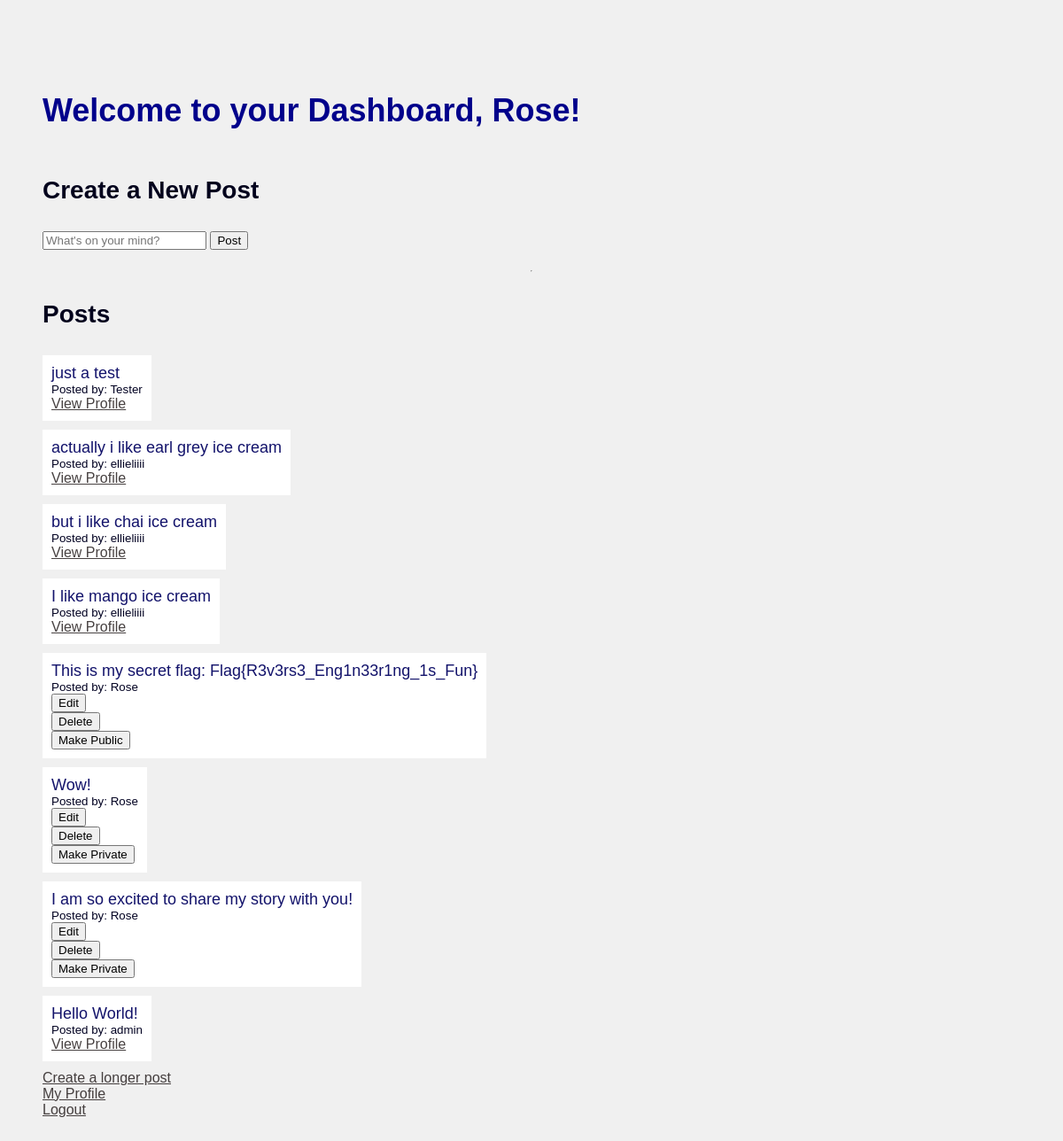
Page /dashboard (signed in) on the committed database.
### app.py (models this page shows)
class User(db.Model, UserMixin):
    id = db.Column(db.Integer, primary_key=True)
    username = db.Column(db.String(20), nullable=False, unique=True)
    password = db.Column(db.String(80), nullable=False)
    posts = db.relationship('Post', backref='author', lazy=True)
    fun_fact = db.Column(db.Text, default="Fun fact goes here")
    private_fun_fact = db.Column(db.Boolean, default=False)
    is_admin = db.Column(db.Boolean, default=False)

class Post(db.Model):
    id = db.Column(db.Integer, primary_key=True)
    content = db.Column(db.Text, nullable=False)
    user_id = db.Column(db.Integer, db.ForeignKey('user.id'), nullable=False)  # Reintroduced ForeignKey
    private = db.Column(db.Boolean, default=False)

### app.py (the view)
@app.route('/dashboard', methods=['GET', 'POST'])
@login_required
def dashboard():
    prefix = request.headers.get('X-Forwarded-Prefix', '').strip('/')
    print(prefix)
    form = PostForm()
    if form.validate_on_submit():
        new_post = Post(content=form.content.data, user_id=current_user.id)
        db.session.add(new_post)
        db.session.commit()
        dashboard_url = '/' + prefix + url_for('dashboard')
        return redirect(dashboard_url)
    posts = Post.query.order_by(Post.id.desc()).all()
    if current_user.is_admin:
        return render_template('admin_dashboard.html', form=form, posts=posts, prefix = prefix)
    else:
        return render_template('dashboard.html', form=form, posts=posts, prefix = prefix)

### app.py
class PostForm(FlaskForm):
    content = StringField(validators=[
                          InputRequired(), Length(min=1, max=280)], render_kw={"placeholder": "What's on your mind?"})
    submit = SubmitField('Post')

### app.py (called while the page is built)
@login_manager.user_loader
def load_user(user_id):
    return User.query.get(int(user_id))

### templates/dashboard.html (shortened to what this page needs)
<!DOCTYPE html>
<html>
<head>
    <link rel="stylesheet" type="text/css" href="{{ url_for('static', filename='style.css') }}">
</head>
<body>
    <div class="container">
        <h1>Welcome to your Dashboard, {{ current_user.username }}!</h1>
        <h2>Create a New Post</h2>
        <form method="POST" action="/{{prefix + url_for('dashboard') }}">
            {{ form.content }}
            {{ form.submit }}
        </form>
        <hr>
        <h2>Posts</h2>
        {% for post in posts %}
            {% if not post.private or current_user.id == post.author.id %}
                <div class="post">
                    <p>{{ post.content }}</p>
                    <small>Posted by: {{ post.author.username }}</small>
                    {% if current_user.id != post.author.id %}
                        <a href="/{{prefix + url_for('profile', user_id=post.author.id) }}">View Profile</a>
                    {% endif %}
                    {% if current_user.id == post.author.id %}
                        <form method="POST" action="/{{prefix + url_for('edit_post', post_id=post.id) }}">
                            <button type="submit">Edit</button>
                        </form>
                        <form method="POST" action="/{{prefix + url_for('delete_post', post_id=post.id) }}">
                            <button type="submit">Delete</button>
                        </form>
                        <form method="POST" action="/{{prefix + url_for('toggle_privacy', post_id=post.id) }}">
                            {% if post.private %}
                                <button type="submit">Make Public</button>
                            {% else %}
                                <button type="submit">Make Private</button>
                            {% endif %}
                        </form>
                    {% endif %}
                </div>
            {% endif %}
        {% endfor %}
        <a href="/{{prefix + url_for('create_longer_post') }}">Create a longer post</a>
        <a href="/{{prefix + url_for('profile', user_id=current_user.id) }}">My Profile</a>
        <a href="/{{prefix + url_for('logout') }}">Logout</a>
    </div>
</body>
</html>

### static/style.css (style rules this page uses)
body { background-color: #f0f0f0; color: rgba(255, 255, 255, 0.762); font-family: Arial, sans-serif; }
.container { display: flex; flex-direction: column; align-items: flex-start; justify-content: flex-start; height: 100vh; margin: 40px auto; padding: 40px; overflow-y: auto; }
h1 { font-size: 36px; text-align: center; margin-bottom: 30px; color: darkblue; }
h2 { font-size: 28px; text-align: left; margin-bottom: 30px; color: rgb(3, 3, 29); }
p { font-size: 18px; text-align: left; margin-bottom: 30px; color: rgb(19, 19, 107); }
form input { margin-bottom: 15px; }
.post { background-color: #ffffff; padding: 10px; margin-bottom: 10px; }
.post p { margin: 0; }
.post small { display: block; color: rgb(2, 2, 34); }
a { color: rgba(15, 7, 7, 0.762); }

### rows in the picture
User: username "Rose"
Post: content "just a test", author.username "Tester"
Post: content "actually i like earl grey ice cream", author.username "ellieliiii"
Post: content "but i like chai ice cream", author.username "ellieliiii"
Post: content "I like mango ice cream", author.username "ellieliiii"
Post: content "This is my secret flag: Flag{R3v3rs3_Eng1n33r1ng_1s_Fun}", author.username "Rose", private "Make Public"
Post: content "Wow!", author.username "Rose", private "Make Private"
Post: content "I am so excited to share my story with you!", author.username "Rose", private "Make Private"
Post: content "Hello World!", author.username "admin"
